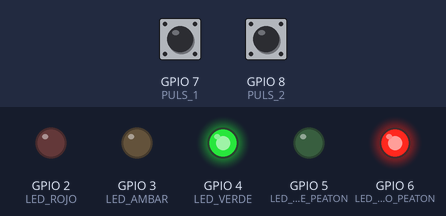
This sketch was run on a simulated ESP32-S3. On the bench: output pins drawn as LEDs (lit = HIGH). The inputs (shaded band) are chosen by the test bench; at power-on: GPIO 7 (PULS_1) HIGH, GPIO 8 (PULS_2) HIGH.

Above: at 0.5 s.
At 4.8 s:
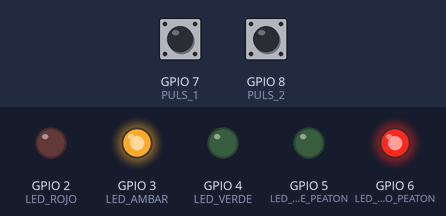
At 7.3 s:
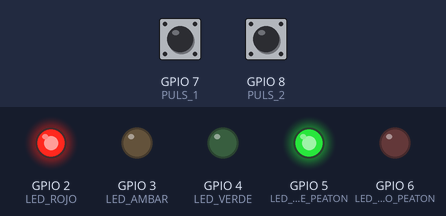
At 11.8 s:
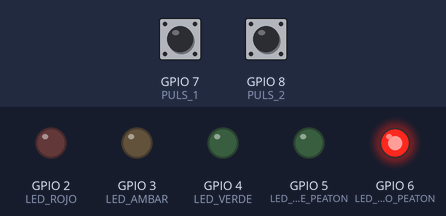
Timing chart, 0 to 12.1 s (numbered marks = the images above):
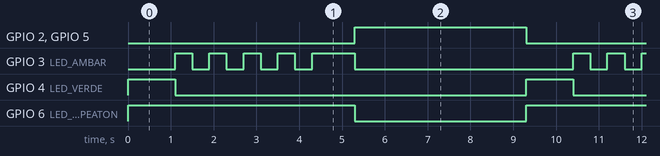

Measured:
- by itself, GPIO 2 (LED_ROJO), GPIO 5 (LED_VERDE_PEATON): alternates HIGH for 4.0 s and LOW for 5.3 s
- by itself, GPIO 3 (LED_AMBAR): repeats every 9.3 s: 3 × (LOW 0.40 s, HIGH 0.40 s), LOW 0.40 s, HIGH 1.0 s, LOW 5.1 s, HIGH 0.40 s
- by itself, GPIO 4 (LED_VERDE): alternates HIGH for 1.1 s and LOW for 8.2 s
- by itself, GPIO 6 (LED_ROJO_PEATON): alternates HIGH for 5.3 s and LOW for 4.0 s

The sketch:

semaforo.ino
```cpp
#include "Arduino.h"

// Set LED_BUILTIN if it is not defined by Arduino framework

#define LED_ROJO 2
#define LED_AMBAR 3
#define LED_VERDE 4

#define LED_VERDE_PEATON 5
#define LED_ROJO_PEATON 6


#define PULS_1 7
#define PULS_2 8


bool VERDE=false;
bool AMBAR=false;
bool ROJO=false;
bool camb=true;
int i=0;

bool est_puls_1 = HIGH;  // Inicializado en HIGH para representar que el pulsador no está presionado
bool est_puls_2 = HIGH;  // Inicializado en HIGH para representar que el pulsador no está presionado


void setup()
{
  // initialize LED digital pin as an output.
  pinMode(LED_ROJO,OUTPUT);
  pinMode(LED_AMBAR,OUTPUT);
  pinMode(LED_VERDE,OUTPUT);

  pinMode(LED_VERDE_PEATON,OUTPUT);
  pinMode(LED_ROJO_PEATON,OUTPUT);

  pinMode(PULS_1,INPUT);
  pinMode(PULS_2,INPUT);


}

void loop()
{


    if (VERDE==false&&AMBAR==false&&ROJO==false){
  VERDE=true;

    }
    if(VERDE==true){
      i=0;

do
{
    est_puls_1=digitalRead(PULS_1);    est_puls_2=digitalRead(PULS_2);


  digitalWrite(LED_VERDE, HIGH);


  digitalWrite(LED_ROJO_PEATON,HIGH);
  digitalWrite(LED_VERDE_PEATON,LOW);


  delay(100);
  i++;
} while (i < 100 && est_puls_1 == LOW && est_puls_2 == LOW);
  delay(1000);
  digitalWrite(LED_VERDE, LOW);
  VERDE=false;
  AMBAR=true;


  i=0;
    }
    if(AMBAR==true){
      digitalWrite(LED_ROJO_PEATON,HIGH);
      digitalWrite(LED_VERDE_PEATON,LOW);

}while (i<=3)
{
  digitalWrite(LED_AMBAR, HIGH);
  delay(400);
  digitalWrite(LED_AMBAR, LOW);
  delay(400);
  i++;
  }
    digitalWrite(LED_AMBAR, HIGH);
    delay(1000);
    digitalWrite(LED_AMBAR, LOW);
   AMBAR=false;
   ROJO=true;


if (ROJO==true)
{


  digitalWrite(LED_ROJO, HIGH);
  digitalWrite(LED_ROJO_PEATON,LOW);
  digitalWrite(LED_VERDE_PEATON,HIGH);
  delay(4000);
  digitalWrite(LED_ROJO, LOW);
  }
   ROJO=false;
   VERDE=true;

}
```
